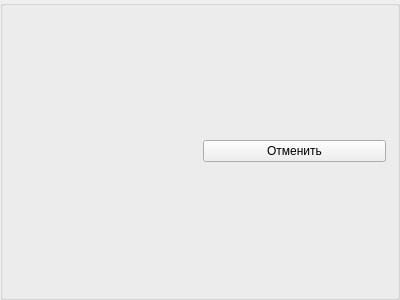
<?xml version="1.0" encoding="UTF-8"?>
<ui version="4.0">
 <class>OutgoingInviteBox</class>
 <widget class="QGroupBox" name="OutgoingInviteBox">
  <property name="geometry">
   <rect>
    <x>0</x>
    <y>0</y>
    <width>400</width>
    <height>300</height>
   </rect>
  </property>
  <property name="windowTitle">
   <string>GroupBox</string>
  </property>
  <layout class="QHBoxLayout" name="horizontalLayout">
   <item>
    <widget class="QLabel" name="toUserLoginLabel">
     <property name="text">
      <string/>
     </property>
    </widget>
   </item>
   <item>
    <widget class="QPushButton" name="cancelPushButton">
     <property name="text">
      <string>Отменить</string>
     </property>
    </widget>
   </item>
  </layout>
 </widget>
 <resources/>
 <connections/>
</ui>
